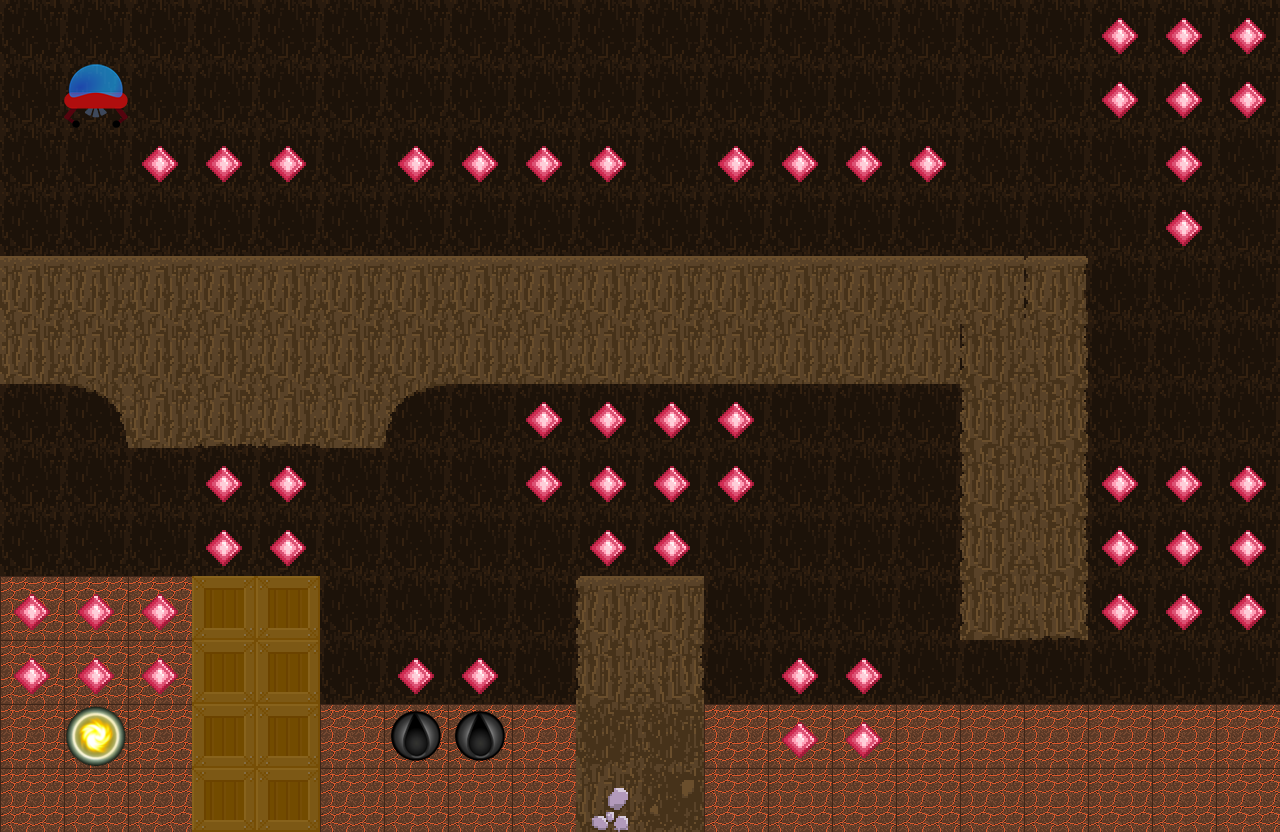

A level layout from a 2D game, rendered from its tile map. Below: a short description, then the map file with its tile-grid data intact:
An orthogonal 20x13 tile map with 64x64 px tiles, 7 tile layers (BaseLayer, Non_Interactive_obstacles, Interactive_obstacles, Fuel, ...), 6 tilesets.

<map version="1.10" tiledversion="1.10.2" orientation="orthogonal" renderorder="right-down" width="20" height="13" tilewidth="64" tileheight="64" infinite="0" nextlayerid="8" nextobjectid="1">
 <editorsettings>
  <export target="../levels/level3.tmj" format="json" />
 </editorsettings>
 <tileset firstgid="1" name="FuelCan" tilewidth="64" tileheight="64" tilecount="1" columns="1">
  <image source="../imgs/FuelCan.png" width="64" height="64" />
 </tileset>
 <tileset firstgid="2" name="magmaTileSet32x" tilewidth="64" tileheight="64" tilecount="3" columns="3">
  <image source="../imgs/magmaTileSet32x.png" width="192" height="96" />
 </tileset>
 <tileset firstgid="5" name="Tiles_64x64" tilewidth="64" tileheight="64" tilecount="64" columns="8">
  <image source="../imgs/Tiles_64x64.png" width="512" height="512" />
 </tileset>
 <tileset firstgid="69" name="UFO" tilewidth="64" tileheight="64" tilecount="1" columns="1">
  <image source="../imgs/UFO.png" width="64" height="64" />
 </tileset>
 <tileset firstgid="70" name="Iceless" tilewidth="64" tileheight="64" tilecount="1" columns="1">
  <image source="../imgs/Iceless.png" width="64" height="64" />
 </tileset>
 <tileset firstgid="71" name="Orb of Flame" tilewidth="64" tileheight="64" tilecount="1" columns="1">
  <image source="../imgs/Orb of Flame.png" width="64" height="64" />
 </tileset>
 <layer id="1" name="BaseLayer" width="20" height="13">
  <properties>
   <property name="airFriction" type="float" value="0.2" />
   <property name="gravity" type="float" value="10" />
   <property name="offset_max" type="int" value="0" />
   <property name="offset_min" type="int" value="-74" />
   <property name="xMultiplier" type="float" value="5.8" />
   <property name="yMultiplier" type="float" value="10.5" />
  </properties>
  <data encoding="csv">
2,2,2,2,2,2,2,2,2,2,2,2,2,2,2,2,2,2,2,2,
2,2,2,2,2,2,2,2,2,2,2,2,2,2,2,2,2,2,2,2,
2,2,2,2,2,2,2,2,2,2,2,2,2,2,2,2,2,2,2,2,
2,2,2,2,2,2,2,2,2,2,2,2,2,2,2,2,2,2,2,2,
2,2,2,2,2,2,2,2,2,2,2,2,2,2,2,2,2,2,2,2,
2,2,2,2,2,2,2,2,2,2,2,2,2,2,2,2,2,2,2,2,
2,2,2,2,2,2,2,2,2,2,2,2,2,2,2,2,2,2,2,2,
2,2,2,2,2,2,2,2,2,2,2,2,2,2,2,2,2,2,2,2,
2,2,2,2,2,2,2,2,2,2,2,2,2,2,2,2,2,2,2,2,
2,2,2,2,2,2,2,2,2,2,2,2,2,2,2,2,2,2,2,2,
2,2,2,2,2,2,2,2,2,2,2,2,2,2,2,2,2,2,2,2,
2,2,2,2,2,2,2,2,2,2,2,2,2,2,2,2,2,2,2,2,
2,2,2,2,2,2,2,2,2,2,2,2,2,2,2,2,2,2,2,2
</data>
 </layer>
 <layer id="2" name="Non_Interactive_obstacles" width="20" height="13">
  <data encoding="csv">
39,39,39,39,39,39,39,39,39,39,39,39,39,39,39,39,39,39,39,39,
39,39,39,39,39,39,39,39,39,39,39,39,39,39,39,39,39,39,39,39,
39,39,39,39,39,39,39,39,39,39,39,39,39,39,39,39,39,39,39,39,
39,39,39,39,39,39,39,39,39,39,39,39,39,39,39,39,39,39,39,39,
39,39,40,40,40,40,40,40,40,39,39,39,39,39,39,39,39,39,39,39,
40,39,40,40,40,40,39,39,39,39,39,39,39,39,39,39,39,39,39,39,
39,39,39,39,39,39,39,39,39,39,39,39,39,39,39,39,39,39,39,39,
39,39,39,39,39,39,39,39,39,39,39,39,39,39,39,39,39,39,39,39,
39,39,39,39,39,39,39,39,39,39,39,39,39,39,39,39,39,39,39,39,
0,0,0,39,39,39,39,39,39,39,39,39,39,39,39,39,39,39,39,39,
0,0,0,39,39,39,39,39,39,39,39,39,39,39,39,39,39,39,39,39,
0,0,0,39,39,0,0,0,0,39,39,0,0,0,0,0,0,0,0,0,
0,0,0,39,39,0,0,0,0,39,39,0,0,0,0,0,0,0,0,0
</data>
 </layer>
 <layer id="3" name="Interactive_obstacles" width="20" height="13">
  <properties>
   <property name="e" type="float" value="0.4" />
  </properties>
  <data encoding="csv">
0,0,0,0,0,0,0,0,0,0,0,0,0,0,0,0,0,0,0,0,
0,0,0,0,0,0,0,0,0,0,0,0,0,0,0,0,0,0,0,0,
0,0,0,0,0,0,0,0,0,0,0,0,0,0,0,0,0,0,0,0,
0,0,0,0,0,0,0,0,0,0,0,0,0,0,0,0,0,0,0,0,
19,19,19,19,19,19,19,19,19,19,19,19,19,19,19,19,21,0,0,0,
9,9,9,9,9,9,9,9,9,9,9,9,9,9,9,8,15,0,0,0,
0,59,9,14,14,9,13,0,0,0,0,0,0,0,0,8,15,0,0,0,
0,0,0,0,0,0,0,0,0,0,0,0,0,0,0,8,15,0,0,0,
0,0,0,0,0,0,0,0,0,0,0,0,0,0,0,8,15,0,0,0,
0,0,0,11,11,0,0,0,0,20,19,0,0,0,0,8,23,0,0,0,
0,0,0,11,11,0,0,0,0,8,10,0,0,0,0,0,0,0,0,0,
0,0,0,11,11,0,0,0,0,37,37,0,0,0,0,0,0,0,0,0,
0,0,0,11,11,0,0,0,0,52,38,0,0,0,0,0,0,0,0,0
</data>
 </layer>
 <layer id="4" name="Fuel" width="20" height="13">
  <properties>
   <property name="fuelLevel" type="float" value="5" />
  </properties>
  <data encoding="csv">
0,0,0,0,0,0,0,0,0,0,0,0,0,0,0,0,0,0,0,0,
0,0,0,0,0,0,0,0,0,0,0,0,0,0,0,0,0,0,0,0,
0,0,0,0,0,0,0,0,0,0,0,0,0,0,0,0,0,0,0,0,
0,0,0,0,0,0,0,0,0,0,0,0,0,0,0,0,0,0,0,0,
0,0,0,0,0,0,0,0,0,0,0,0,0,0,0,0,0,0,0,0,
0,0,0,0,0,0,0,0,0,0,0,0,0,0,0,0,0,0,0,0,
0,0,0,0,0,0,0,0,0,0,0,0,0,0,0,0,0,0,0,0,
0,0,0,0,0,0,0,0,0,0,0,0,0,0,0,0,0,0,0,0,
0,0,0,0,0,0,0,0,0,0,0,0,0,0,0,0,0,0,0,0,
0,0,0,0,0,0,0,0,0,0,0,0,0,0,0,0,0,0,0,0,
0,0,0,0,0,0,0,0,0,0,0,0,0,0,0,0,0,0,0,0,
0,0,0,0,0,0,1,1,0,0,0,0,0,0,0,0,0,0,0,0,
0,0,0,0,0,0,0,0,0,0,0,0,0,0,0,0,0,0,0,0
</data>
 </layer>
 <layer id="5" name="Coin" width="20" height="13">
  <properties>
   <property name="value" type="int" value="10" />
  </properties>
  <data encoding="csv">
0,0,0,0,0,0,0,0,0,0,0,0,0,0,0,0,0,55,55,55,
0,0,0,0,0,0,0,0,0,0,0,0,0,0,0,0,0,55,55,55,
0,0,55,55,55,0,55,55,55,55,0,55,55,55,55,0,0,0,55,0,
0,0,0,0,0,0,0,0,0,0,0,0,0,0,0,0,0,0,55,0,
0,0,0,0,0,0,0,0,0,0,0,0,0,0,0,0,0,0,0,0,
0,0,0,0,0,0,0,0,0,0,0,0,0,0,0,0,0,0,0,0,
0,0,0,0,0,0,0,0,55,55,55,55,0,0,0,0,0,0,0,0,
0,0,0,55,55,0,0,0,55,55,55,55,0,0,0,0,0,55,55,55,
0,0,0,55,55,0,0,0,0,55,55,0,0,0,0,0,0,55,55,55,
55,55,55,0,0,0,0,0,0,0,0,0,0,0,0,0,0,55,55,55,
55,55,55,0,0,0,55,55,0,0,0,0,55,55,0,0,0,0,0,0,
0,0,0,0,0,0,0,0,0,0,0,0,55,55,0,0,0,0,0,0,
0,0,0,0,0,0,0,0,0,0,0,0,0,0,0,0,0,0,0,0
</data>
 </layer>
 <layer id="6" name="Game_Objective" width="20" height="13">
  <data encoding="csv">
0,0,0,0,0,0,0,0,0,0,0,0,0,0,0,0,0,0,0,0,
0,0,0,0,0,0,0,0,0,0,0,0,0,0,0,0,0,0,0,0,
0,0,0,0,0,0,0,0,0,0,0,0,0,0,0,0,0,0,0,0,
0,0,0,0,0,0,0,0,0,0,0,0,0,0,0,0,0,0,0,0,
0,0,0,0,0,0,0,0,0,0,0,0,0,0,0,0,0,0,0,0,
0,0,0,0,0,0,0,0,0,0,0,0,0,0,0,0,0,0,0,0,
0,0,0,0,0,0,0,0,0,0,0,0,0,0,0,0,0,0,0,0,
0,0,0,0,0,0,0,0,0,0,0,0,0,0,0,0,0,0,0,0,
0,0,0,0,0,0,0,0,0,0,0,0,0,0,0,0,0,0,0,0,
0,0,0,0,0,0,0,0,0,0,0,0,0,0,0,0,0,0,0,0,
0,0,0,0,0,0,0,0,0,0,0,0,0,0,0,0,0,0,0,0,
0,71,0,0,0,0,0,0,0,0,0,0,0,0,0,0,0,0,0,0,
0,0,0,0,0,0,0,0,0,0,0,0,0,0,0,0,0,0,0,0
</data>
 </layer>
 <layer id="7" name="UFO" width="20" height="13">
  <properties>
   <property name="HorizontalAirFrictionMultiplier" type="float" value="0.3" />
   <property name="VerticalAirFrictionMultiplier" type="float" value="0.5" />
   <property name="e" type="float" value="0.2" />
   <property name="enginForce" type="float" value="1000" />
   <property name="fuelCap" type="float" value="12" />
   <property name="fuelEfficency" type="float" value="0.993" />
   <property name="fuelLevel" type="float" value="5" />
   <property name="liftingEnginCount" type="int" value="2" />
   <property name="mass" type="float" value="80" />
   <property name="maxhealth" type="float" value="200" />
   <property name="strength" type="float" value="100" />
  </properties>
  <data encoding="csv">
0,0,0,0,0,0,0,0,0,0,0,0,0,0,0,0,0,0,0,0,
0,69,0,0,0,0,0,0,0,0,0,0,0,0,0,0,0,0,0,0,
0,0,0,0,0,0,0,0,0,0,0,0,0,0,0,0,0,0,0,0,
0,0,0,0,0,0,0,0,0,0,0,0,0,0,0,0,0,0,0,0,
0,0,0,0,0,0,0,0,0,0,0,0,0,0,0,0,0,0,0,0,
0,0,0,0,0,0,0,0,0,0,0,0,0,0,0,0,0,0,0,0,
0,0,0,0,0,0,0,0,0,0,0,0,0,0,0,0,0,0,0,0,
0,0,0,0,0,0,0,0,0,0,0,0,0,0,0,0,0,0,0,0,
0,0,0,0,0,0,0,0,0,0,0,0,0,0,0,0,0,0,0,0,
0,0,0,0,0,0,0,0,0,0,0,0,0,0,0,0,0,0,0,0,
0,0,0,0,0,0,0,0,0,0,0,0,0,0,0,0,0,0,0,0,
0,0,0,0,0,0,0,0,0,0,0,0,0,0,0,0,0,0,0,0,
0,0,0,0,0,0,0,0,0,0,0,0,0,0,0,0,0,0,0,0
</data>
 </layer>
</map>
